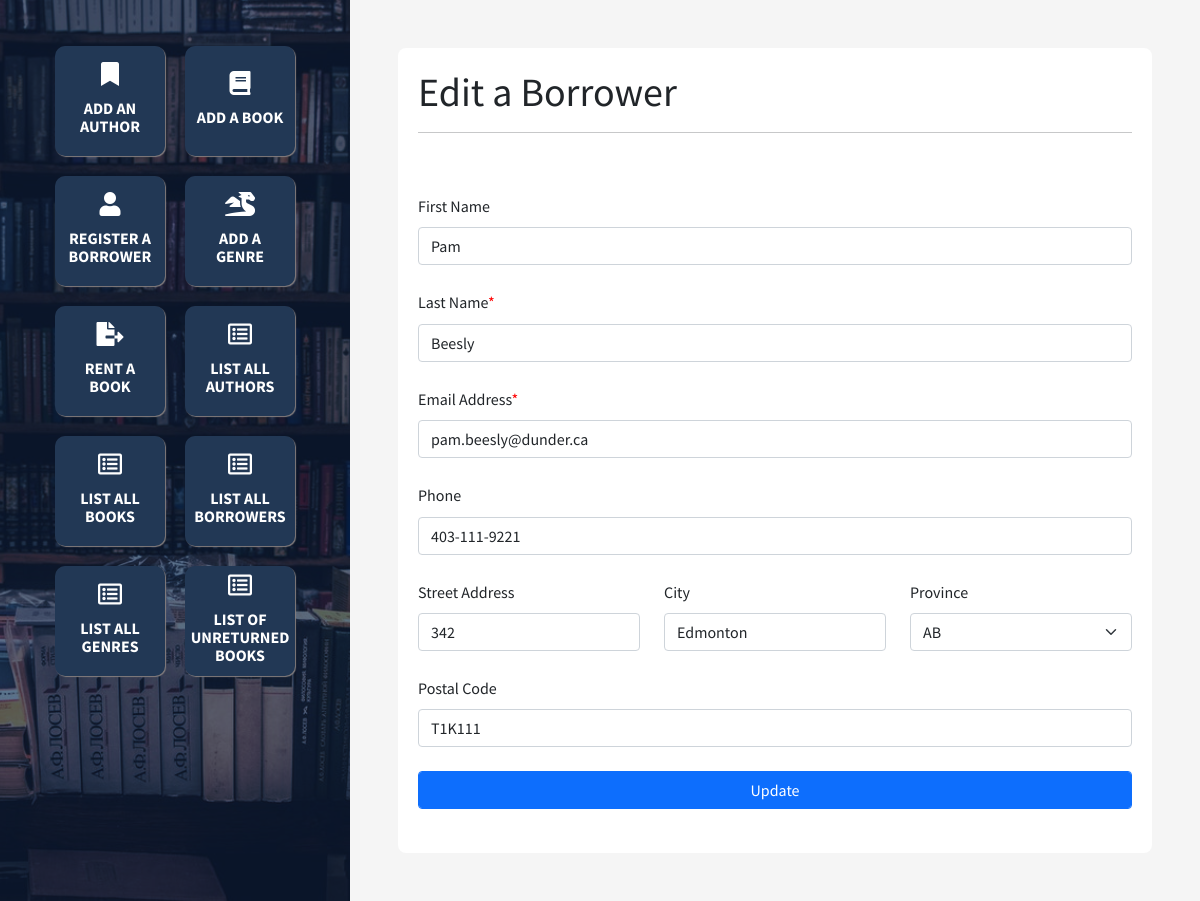
/edit/borrower.php?id=5, run on the app's committed database.
### tables this page shows
create table BORROWER(
    id int unsigned not null auto_increment,
    fName varchar(35),
    lName varchar(45) not null,
    email varchar(35) not null unique,
    phone varchar(15),
    street varchar(30),
    city varchar(30),
    prov enum('NL', 'PE', 'NS', 'NB', 'QC', 'ON', 'MB', 'SK', 'AB', 'BC', 'YT', 'NT', 'NU'),
    postalCode varchar(10),
    primary key (id)
);

### edit/borrower.php (the view, shortened to what this page needs)
<?php
    include '../config.php';
    include '../head.php';
    include '../footer.php';
?>
<div class="right p-5">
    <main>
        <h1>Edit a Borrower</h1>
        <hr>
        <?php
            if( isset($_GET['id']) && $_GET['id'] )
            {
                $id = $_GET['id'];
                $borrowerSql = "select *
                              from BORROWER
                              where id = $id";
                $borrowerResult = $conn->query($borrowerSql);
                if ($borrowerResult && $borrowerResult->num_rows > 0)
                {
                    $borrowerRow = $borrowerResult->fetch_assoc();
                    echo '<form action="../update/borrower.php" method="post">';
                    echo '    <div class="form-group mb-4">';
                    echo '        <label for="fName" class="mb-2">First Name</label>';
                    echo '        <input type="text" class="form-control" id="fName" name="fName" value="'.$borrowerRow['fName'].'" maxlength="35">';
                    echo '    </div>';
                    echo '    <div class="form-group mb-4">';
                    echo '        <label for="lName" class="mb-2 required">Last Name</label>';
                    echo '        <input type="text" class="form-control" id="lName" name="lName" value="'.$borrowerRow['lName'].'" maxlength="45" required>';
                    echo '    </div>';
                    echo '    <div class="form-group mb-4">';
                    echo '        <label for="email" class="mb-2 required">Email Address</label>';
                    echo '        <input type="email" class="form-control" id="email" name="email" value="'.$borrowerRow['email'].'" maxlength="35" required>';
                    echo '    </div>';
                    echo '    <div class="form-group mb-4">';
                    echo '        <label for="phone" class="mb-2">Phone </label>';
                    echo '        <input type="tel" class="form-control" id="phone" name="phone" value="'.$borrowerRow['phone'].'" maxlength="15" >';
                    echo '    </div>';
                    echo '    <div class="row">';
                    echo '          <div class="form-group mb-4 col">';
                    echo '              <label for="street" class="mb-2">Street Address</label>';
                    echo '              <input type="text" class="form-control" id="street" name="street" value="'.$borrowerRow['street'].'" maxlength="30" >';
                    echo '          </div>';
                    echo '          <div class="form-group mb-4 col">';
                    echo '              <label for="city" class="mb-2">City</label>';
                    echo '              <input type="text" class="form-control" id="city" name="city" value="'.$borrowerRow['city'].'" maxlength="30" >';
                    echo '          </div>';
                    echo '          <div class="form-group mb-4 col">';
                    echo '              <label for="prov" class="mb-2">Province</label>';
                    echo '              <select class="form-select" id="prov" name="prov">';
                    echo '                <option value="AB">AB</option>';
                    echo '              </select>';
                    echo '          </div>';
                    echo '    </div>';
                    echo '    <div class="form-group mb-4">';
                    echo '        <label for="postalCode" class="mb-2">Postal Code</label>';
                    echo '        <input type="text" class="form-control" id="postalCode" name="postalCode" value="'.$borrowerRow['postalCode'].'" maxlength="10">';
                    echo '    </div>';
                    echo '    <div class="form-group mb-4">';
                    echo '        <input type="submit" class="form-control btn btn-primary" value="Update">';
                    echo '    </div>';
                    echo '</form>';
                }
                else
                {
                    echo '<div class="text-muted">No Borrower found.</div>';
                }
            }
            else
            {
                echo '<div class="bg-danger text-white p-3 mb-5">A required data is needed. Check the url.</div>';
            }
        ?>
  </main>
</div>

### css/styles.css (style rules this page uses)
body { font-family: 'Source Sans Pro', sans-serif; line-height:1.65rem; }
hr { margin-bottom: 60px; }
.right { width:100%; flex-shrink:1; margin-left: 350px; min-height:100vh; }
main { width: 100%; background: white; min-height: 550px; border-radius: 8px; padding: 20px; }
.required:after { content:"*"; color:red; }

### data on the page
borrower: fName "Pam", lName "Beesly", email "pam.beesly@dunder.ca", phone "403-111-9221", street "342", city "Edmonton", postalCode "T1K111"
